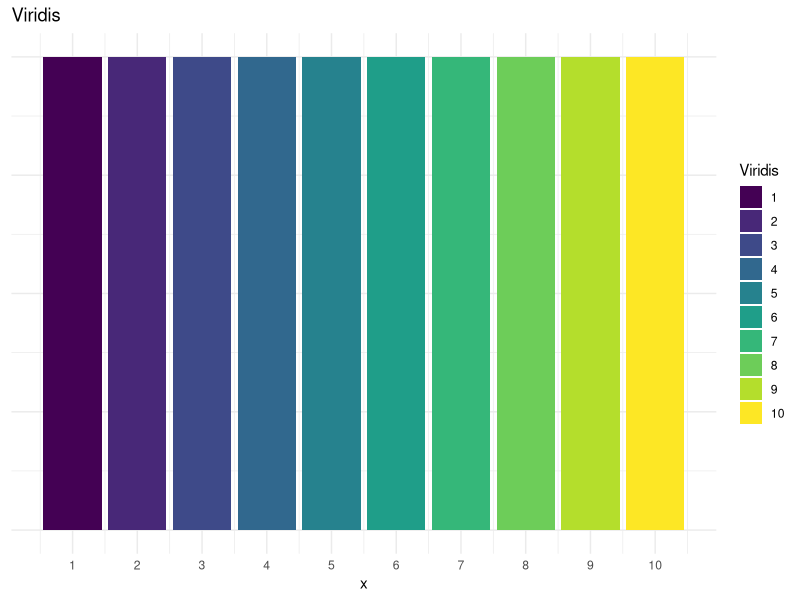
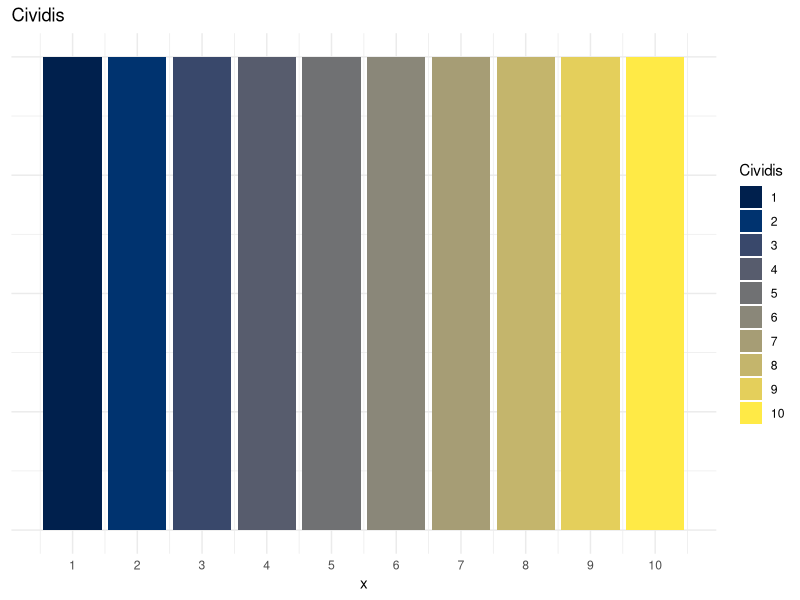
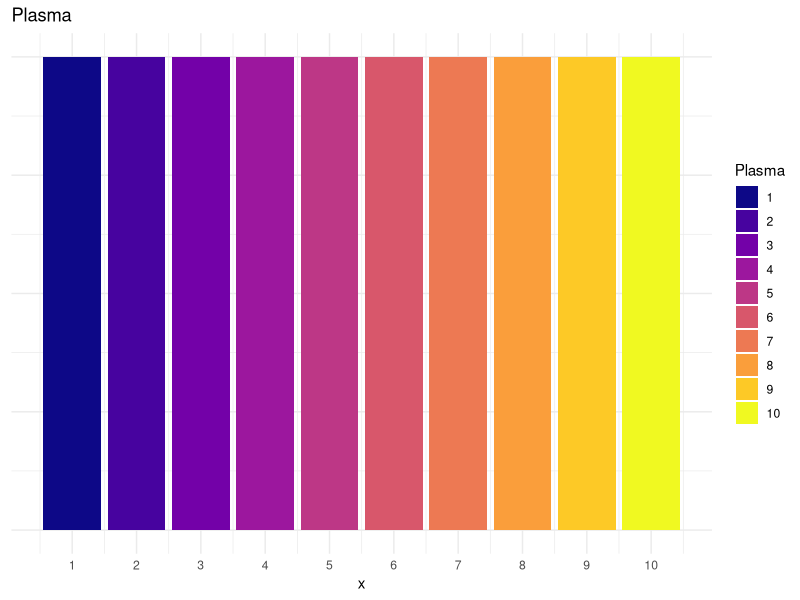
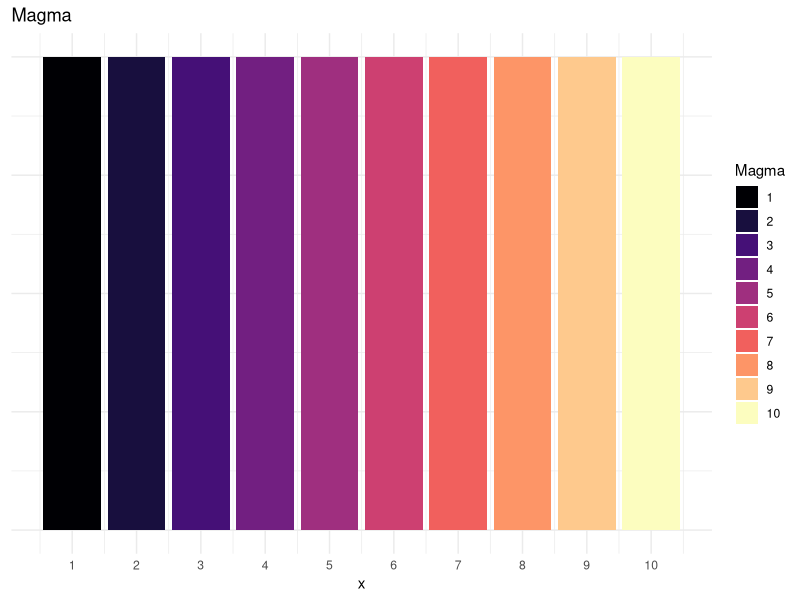

These figures' R source, in order:
## ---- chunk 1

knitr::opts_chunk$set(echo = TRUE)

## ---- chunk 2

x <- seq(1,10)

mydata <- data.frame(x)

library(ggplot2)

p1 <- ggplot(mydata,
       aes(x = x, 
           fill = factor(x),
           y = 1)) + 
  geom_col() + 
  scale_x_continuous(breaks=seq(1,10,1)) +
  theme_minimal() +
  theme(axis.text.y = element_blank(),
        axis.ticks.y = element_blank(),
        axis.title.y = element_blank())


## ---- chunk 3

p1 + 
  labs(title = "Viridis") +
  scale_fill_viridis_d(name = "Viridis")

## ---- chunk 4

p1 + 
  labs(title = "Cividis") +
  scale_fill_viridis_d(name = "Cividis",
                       option = "cividis")

## ---- chunk 5

p1 + 
  labs(title = "Plasma") +
  scale_fill_viridis_d(name = "Plasma",
                       option = "plasma")

## ---- chunk 6

p1 + 
  labs(title = "Magma") +
  scale_fill_viridis_d(name = "Magma",
                       option = "magma")

